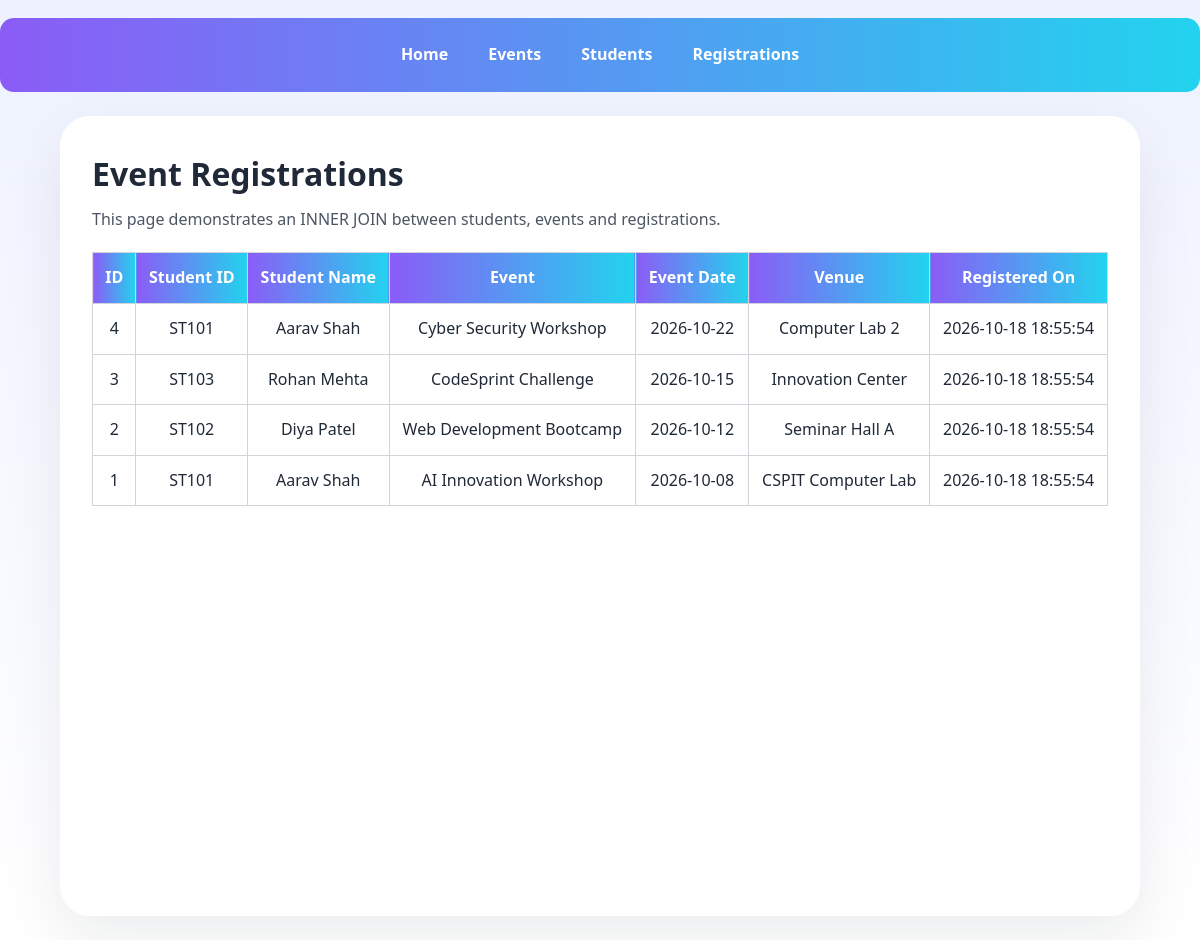
/Pages/registrations.php, run on the app's committed database.
### tables this page shows
CREATE TABLE registrations (
    registration_id INT AUTO_INCREMENT PRIMARY KEY,
    student_id VARCHAR(20) NOT NULL,
    event_id INT NOT NULL,
    registration_date TIMESTAMP DEFAULT CURRENT_TIMESTAMP,
    UNIQUE KEY unique_registration (student_id, event_id),
    CONSTRAINT fk_registration_student
        FOREIGN KEY (student_id) REFERENCES students(student_id)
        ON DELETE CASCADE ON UPDATE CASCADE,
    CONSTRAINT fk_registration_event
        FOREIGN KEY (event_id) REFERENCES events(event_id)
        ON DELETE CASCADE ON UPDATE CASCADE
);

CREATE TABLE students (
    student_id VARCHAR(20) PRIMARY KEY,
    full_name VARCHAR(100) NOT NULL,
    email VARCHAR(100) NOT NULL UNIQUE,
    mobile VARCHAR(15),
    course VARCHAR(50) NOT NULL,
    year INT NOT NULL,
    gender VARCHAR(20)
);

CREATE TABLE events (
    event_id INT PRIMARY KEY,
    title VARCHAR(150) NOT NULL,
    category VARCHAR(50) NOT NULL,
    event_date DATE NOT NULL,
    venue VARCHAR(150) NOT NULL,
    organizer VARCHAR(100) NOT NULL
);

### Pages/registrations.php (the view, shortened to what this page needs)
<?php
require_once __DIR__ . "/../db/db.php";
$sql = "SELECT r.registration_id, s.student_id, s.full_name,
               e.title AS event_title, e.event_date, e.venue,
               r.registration_date
        FROM registrations r
        INNER JOIN students s ON r.student_id = s.student_id
        INNER JOIN events e ON r.event_id = e.event_id
        ORDER BY r.registration_id DESC";
$result = mysqli_query($conn, $sql);
?>
<!DOCTYPE html>
<html lang="en">
<head>
<link rel="stylesheet" href="../css/style.css">
</head>
<body>
<nav>
<a href="index.html">Home</a>
<a href="events.php">Events</a>
<a href="students.php">Students</a>
<a href="registrations.php">Registrations</a>
</nav>
<main>
<h1>Event Registrations</h1>
<p class="intro-text">This page demonstrates an INNER JOIN between students, events and registrations.</p>
<table border="1">
<thead>
<tr><th>ID</th><th>Student ID</th><th>Student Name</th><th>Event</th><th>Event Date</th><th>Venue</th><th>Registered On</th></tr>
</thead>
<tbody>
<?php if ($result && mysqli_num_rows($result) > 0): ?>
<?php while ($row = mysqli_fetch_assoc($result)): ?>
<tr>
<td><?php echo htmlspecialchars($row["registration_id"]); ?></td>
<td><?php echo htmlspecialchars($row["student_id"]); ?></td>
<td><?php echo htmlspecialchars($row["full_name"]); ?></td>
<td><?php echo htmlspecialchars($row["event_title"]); ?></td>
<td><?php echo htmlspecialchars($row["event_date"]); ?></td>
<td><?php echo htmlspecialchars($row["venue"]); ?></td>
<td><?php echo htmlspecialchars($row["registration_date"]); ?></td>
</tr>
<?php endwhile; ?>
<?php else: ?>
<tr><td colspan="7">No registrations found.</td></tr>
<?php endif; ?>
</tbody>
</table>
</main>
</body>
</html>

### css/style.css (style rules this page uses)
:root { --bg: #ffffff; --panel: #ffffff; --text: #1f2937; --muted: #4b5563; --accent: #8b5cf6; --accent-2: #22d3ee; --border: #d1d5db; }
* { margin: 0; padding: 0; box-sizing: border-box; }
body { font-family: 'Segoe UI', Arial, sans-serif; line-height: 1.6; background: linear-gradient(180deg, #eef2ff 0%, #ffffff 100%); color: var(--text); min-height: 100vh; }
main { width: min(1080px, 100%); min-height: 100vh; margin: 24px auto; padding: 32px; background: var(--panel); border-radius: 30px; box-shadow: 0 24px 60px rgba(15, 23, 42, 0.08); }
.intro-text { margin-top: 8px; color: var(--muted); max-width: 760px; font-size: 1rem; }
nav { background: linear-gradient(90deg, var(--accent), var(--accent-2)); padding: 14px 16px; border-radius: 14px; text-align: center; display: flex; flex-wrap: wrap; justify-content: center; gap: 8px; margin: 18px 0 22px; }
.main-nav a, nav a { color: white; text-decoration: none; font-weight: 600; padding: 10px 16px; border-radius: 999px; transition: background 0.2s ease, transform 0.2s ease; display: inline-flex; align-items: center; }
p { margin: 12px 0; color: var(--muted); }
table { width: 100%; border-collapse: collapse; margin-top: 20px; }
table, th, td { border: 1px solid var(--border); }
th { background: linear-gradient(90deg, var(--accent), var(--accent-2)); color: white; padding: 12px; }
td { padding: 12px; text-align: center; background: var(--panel); }

### data on the page
registrations: registration_id "4", student.student_id "ST101", student.full_name "Aarav Shah", event.title "Cyber Security Workshop", event.event_date "2026-10-22", event.venue "Computer Lab 2", registration_date "2026-10-18 18:55:54"
registrations: registration_id "3", student.student_id "ST103", student.full_name "Rohan Mehta", event.title "CodeSprint Challenge", event.event_date "2026-10-15", event.venue "Innovation Center", registration_date "2026-10-18 18:55:54"
registrations: registration_id "2", student.student_id "ST102", student.full_name "Diya Patel", event.title "Web Development Bootcamp", event.event_date "2026-10-12", event.venue "Seminar Hall A", registration_date "2026-10-18 18:55:54"
registrations: registration_id "1", student.student_id "ST101", student.full_name "Aarav Shah", event.title "AI Innovation Workshop", event.event_date "2026-10-08", event.venue "CSPIT Computer Lab", registration_date "2026-10-18 18:55:54"
